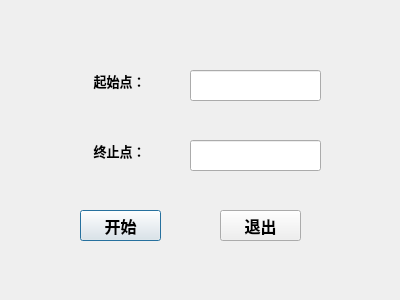
<?xml version="1.0" encoding="UTF-8"?>
<ui version="4.0">
 <class>Dialog5</class>
 <widget class="QDialog" name="Dialog5">
  <property name="geometry">
   <rect>
    <x>0</x>
    <y>0</y>
    <width>400</width>
    <height>300</height>
   </rect>
  </property>
  <property name="windowTitle">
   <string>Dialog</string>
  </property>
  <widget class="QLabel" name="label">
   <property name="geometry">
    <rect>
     <x>90</x>
     <y>50</y>
     <width>101</width>
     <height>61</height>
    </rect>
   </property>
   <property name="font">
    <font>
     <pointsize>10</pointsize>
     <weight>75</weight>
     <bold>true</bold>
    </font>
   </property>
   <property name="text">
    <string> 起始点：</string>
   </property>
   <property name="textFormat">
    <enum>Qt::PlainText</enum>
   </property>
  </widget>
  <widget class="QLineEdit" name="startlineEdit">
   <property name="geometry">
    <rect>
     <x>190</x>
     <y>70</y>
     <width>131</width>
     <height>31</height>
    </rect>
   </property>
  </widget>
  <widget class="QLabel" name="label_2">
   <property name="geometry">
    <rect>
     <x>90</x>
     <y>120</y>
     <width>101</width>
     <height>61</height>
    </rect>
   </property>
   <property name="font">
    <font>
     <pointsize>10</pointsize>
     <weight>75</weight>
     <bold>true</bold>
    </font>
   </property>
   <property name="text">
    <string> 终止点：</string>
   </property>
   <property name="textFormat">
    <enum>Qt::PlainText</enum>
   </property>
  </widget>
  <widget class="QLineEdit" name="endlineEdit">
   <property name="geometry">
    <rect>
     <x>190</x>
     <y>140</y>
     <width>131</width>
     <height>31</height>
    </rect>
   </property>
  </widget>
  <widget class="QPushButton" name="pushButton">
   <property name="geometry">
    <rect>
     <x>80</x>
     <y>210</y>
     <width>81</width>
     <height>31</height>
    </rect>
   </property>
   <property name="font">
    <font>
     <pointsize>12</pointsize>
     <weight>75</weight>
     <bold>true</bold>
    </font>
   </property>
   <property name="text">
    <string>开始</string>
   </property>
  </widget>
  <widget class="QPushButton" name="pushButton_2">
   <property name="geometry">
    <rect>
     <x>220</x>
     <y>210</y>
     <width>81</width>
     <height>31</height>
    </rect>
   </property>
   <property name="font">
    <font>
     <pointsize>12</pointsize>
     <weight>75</weight>
     <bold>true</bold>
    </font>
   </property>
   <property name="text">
    <string>退出</string>
   </property>
  </widget>
 </widget>
 <resources/>
 <connections/>
</ui>
